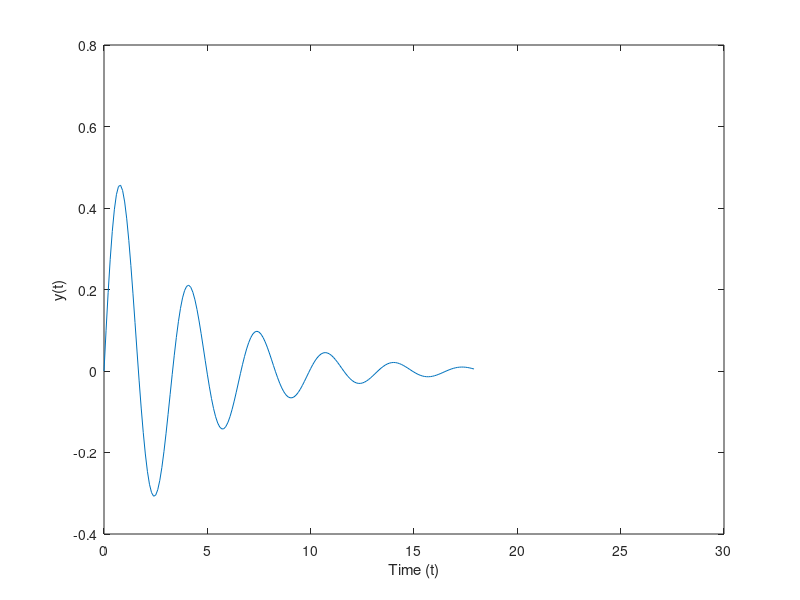

MATLAB code to generate this figure: (Note: this script raises an error after producing the figure.)
%% mD^2x(t)+cD^ax(t)+kx(t)=F(t)
clc
clear all
%% Values of m, c, k, alpha, t0, T
m=1;
c=0.2;
k=1;
t0=0;
T=30;
n=300;
h=(T-t0)/n;
%% Forcing function
F=zeros(n+1,1);
%% Initial Conditions
y(1)=0;
y(2)=y(1)+(1*h);
% a=1;
for a=0.5:0.1:1
    for j=1:n
        w(j)=((-1)^j)*((gamma(a+1))/((gamma(j+1))*(gamma(a-j+1))));
    end
    for i=3:n+1
        B=0;
        for j=2:i
            B=B+(w(j-1)*y(i+1-j));
        end
        y(i)=(((h^2*(F(i)))+(m*(2*y(i-1)-y(i-2)))-(c*h^(2-a)*B))/(m+(k*(h^(2-a)))+k*(h^2)));
    end

    plot(t0:h:T,y);
    hold on;
    xlabel('Time (t)');
    ylabel('y(t)')
    %% Curve fitting X=At^C
    [X,t]=findpeaks(y,t0:h:T);
%     Td=diff(t);
    a1=log(X');
    a2=log(t');
    a3=length(a2);
    a4=[ones(a3,1),a2];
    phi=inv(a4'*a4)*a4'*a1;
    A(((10*a)-4))=exp(phi(1));
    C(((10*a)-4))=phi(2);
end
% legend('a=0.5','a=0.6','a=0.7','a=0.8','a=0.9','a=1');.

